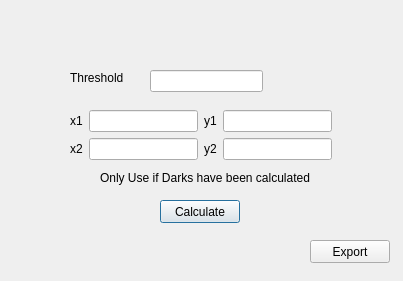
<?xml version="1.0" encoding="UTF-8"?>
<ui version="4.0">
 <class>CalcDebounceOffsets</class>
 <widget class="QDialog" name="CalcDebounceOffsets">
  <property name="geometry">
   <rect>
    <x>0</x>
    <y>0</y>
    <width>403</width>
    <height>281</height>
   </rect>
  </property>
  <property name="windowTitle">
   <string>Dialog</string>
  </property>
  <widget class="QLineEdit" name="lineEdit_threshold">
   <property name="geometry">
    <rect>
     <x>150</x>
     <y>70</y>
     <width>113</width>
     <height>22</height>
    </rect>
   </property>
  </widget>
  <widget class="QLabel" name="label">
   <property name="geometry">
    <rect>
     <x>70</x>
     <y>70</y>
     <width>71</width>
     <height>16</height>
    </rect>
   </property>
   <property name="text">
    <string>Threshold</string>
   </property>
  </widget>
  <widget class="QLabel" name="label_6">
   <property name="geometry">
    <rect>
     <x>100</x>
     <y>170</y>
     <width>221</width>
     <height>16</height>
    </rect>
   </property>
   <property name="text">
    <string>Only Use if Darks have been calculated</string>
   </property>
  </widget>
  <widget class="QPushButton" name="pushButton_calc">
   <property name="geometry">
    <rect>
     <x>160</x>
     <y>200</y>
     <width>80</width>
     <height>23</height>
    </rect>
   </property>
   <property name="text">
    <string>Calculate</string>
   </property>
  </widget>
  <widget class="QWidget" name="layoutWidget">
   <property name="geometry">
    <rect>
     <x>70</x>
     <y>110</y>
     <width>262</width>
     <height>52</height>
    </rect>
   </property>
   <layout class="QGridLayout" name="gridLayout">
    <item row="0" column="0">
     <widget class="QLabel" name="label_2">
      <property name="text">
       <string>x1</string>
      </property>
     </widget>
    </item>
    <item row="0" column="1">
     <widget class="QLineEdit" name="lineEdit_x1"/>
    </item>
    <item row="0" column="2">
     <widget class="QLabel" name="label_3">
      <property name="text">
       <string>y1</string>
      </property>
     </widget>
    </item>
    <item row="0" column="3">
     <widget class="QLineEdit" name="lineEdit_y1"/>
    </item>
    <item row="1" column="0">
     <widget class="QLabel" name="label_4">
      <property name="text">
       <string>x2</string>
      </property>
     </widget>
    </item>
    <item row="1" column="1">
     <widget class="QLineEdit" name="lineEdit_x2"/>
    </item>
    <item row="1" column="2">
     <widget class="QLabel" name="label_5">
      <property name="text">
       <string>y2</string>
      </property>
     </widget>
    </item>
    <item row="1" column="3">
     <widget class="QLineEdit" name="lineEdit_y2"/>
    </item>
   </layout>
  </widget>
  <widget class="QPushButton" name="pushButton">
   <property name="geometry">
    <rect>
     <x>310</x>
     <y>240</y>
     <width>80</width>
     <height>23</height>
    </rect>
   </property>
   <property name="text">
    <string>Export</string>
   </property>
  </widget>
 </widget>
 <resources/>
 <connections/>
</ui>
